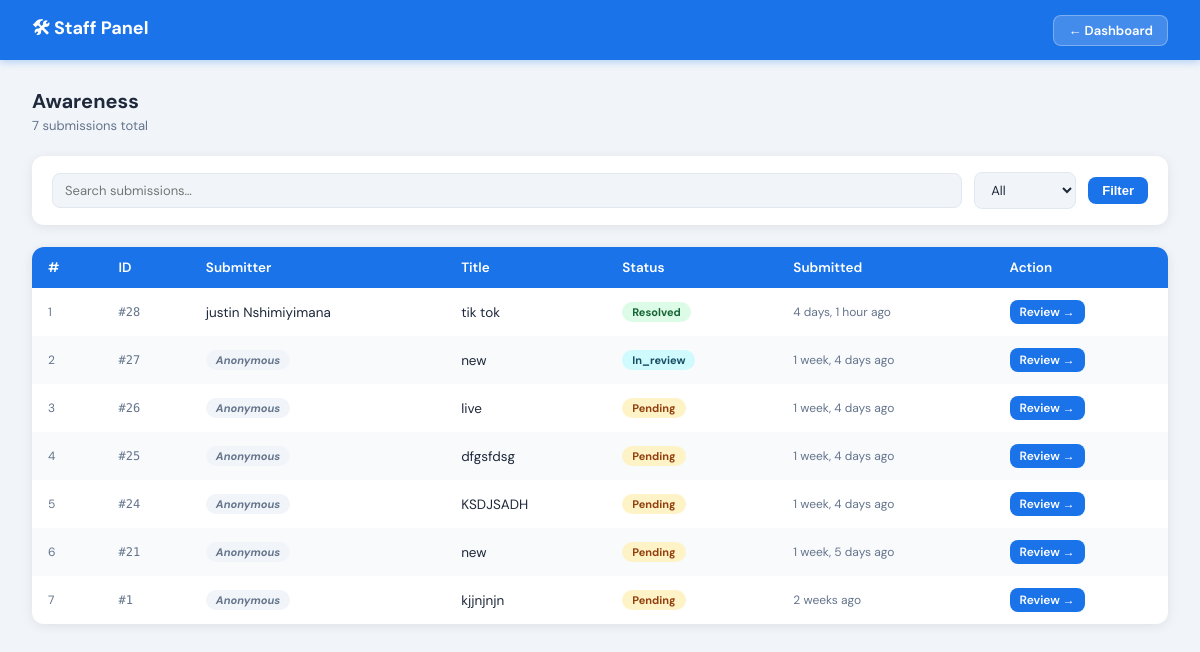
Page /staff/awareness/ (signed in) on the committed database.
### myapp/models.py (models this page shows, shortened)
class BasePost(models.Model):
    STATUS_CHOICES = [
        ('pending',   'Pending'),
        ('in_review', 'In Review'),
        ('resolved',  'Resolved'),
        ('rejected',  'Rejected'),
    ]
    user         = models.ForeignKey(User, on_delete=models.SET_NULL, null=True, blank=True)
    title        = models.CharField(max_length=255)
    content      = models.TextField()
    is_anonymous = models.BooleanField(default=False)
    status       = models.CharField(max_length=20, choices=STATUS_CHOICES, default='pending')
    created_at   = models.DateTimeField(auto_now_add=True)
    updated_at   = models.DateTimeField(auto_now=True)
    class Meta:
        abstract = True

class PostAwareness(BasePost):
    class Meta:
        verbose_name        = 'Awareness Post'
        verbose_name_plural = 'Awareness Posts'
        ordering            = ['-created_at']

### myapp/views.py (the view, shortened to what this page needs)
# urls.py: path('staff/<slug:category_slug>/', views.staff_category_list, name='staff_category_list'),
@login_required
@staff_required
def staff_category_list(request, category_slug):
    if category_slug not in CATEGORY_MAP:
        messages.error(request, "Unknown category.")
        return redirect('staff_dashboard')
    Model, label = CATEGORY_MAP[category_slug]
    status_filter = request.GET.get('status', '')
    query         = request.GET.get('q', '')
    posts = Model.objects.all().order_by('-created_at')
    if status_filter:
        posts = posts.filter(status=status_filter)
    paginator = Paginator(posts, 20)
    page_obj  = paginator.get_page(request.GET.get('page'))
    return render(request, 'staff/category_list.html', {
        'page_obj':       page_obj,
        'category_slug':  category_slug,
        'category_label': label,
        'status_filter':  status_filter,
        'query':          query,
        'status_choices': [
            ('', 'All'), ('pending', 'Pending'), ('in_review', 'In Review'),
            ('resolved', 'Resolved'), ('rejected', 'Rejected'),
        ],
    })

### myapp/templates/staff/category_list.html (shortened to what this page needs)
<!DOCTYPE html>
<html lang="en">
<head>
</head>
<body>
<nav class="navbar">
    <a href="{% url 'staff_dashboard' %}" class="navbar-brand">🛠 Staff Panel</a>
    <div class="navbar-right">
        <a href="{% url 'staff_dashboard' %}" class="btn btn-back">← Dashboard</a>
    </div>
</nav>
<div class="page">
    <div class="page-header">
        <div>
            <h1>{{ category_label }}</h1>
            <p>{{ page_obj.paginator.count }} submission{{ page_obj.paginator.count|pluralize }} total</p>
        </div>
    </div>
    <form method="get" class="filters">
        <input type="text" name="q" value="{{ query }}" placeholder="Search submissions…">
        <select name="status">
            {% for val, display in status_choices %}
                <option value="{{ val }}" {% if status_filter == val %}selected{% endif %}>{{ display }}</option>
            {% endfor %}
        </select>
        <button type="submit" class="btn btn-primary">Filter</button>
    </form>
    <div class="table-wrapper">
        <table>
            <thead>
                <tr>
                    <th>#</th>
                    <th>ID</th>
                    <th>Submitter</th>
                    <th>
                        {% if category_slug == 'reporting' %}Report Name{% else %}Title{% endif %}
                    </th>
                    <th>Status</th>
                    <th>Submitted</th>
                    <th>Action</th>
                </tr>
            </thead>
            <tbody>
            {% for post in page_obj %}
                <tr onclick="window.location='{% url 'staff_post_detail' category_slug post.pk %}'">
                    <td style="color:var(--muted);font-size:12px;">{{ forloop.counter }}</td>
                    <td style="font-family:'DM Mono',monospace; font-size:12px; color:var(--muted);">#{{ post.pk }}</td>
                    <td>
                        {% if post.user %}
                            {{ post.user.get_full_name|default:post.user.username }}
                        {% elif category_slug == 'reporting' %}
                            {{ post.first_name }} {{ post.last_name }}
                        {% else %}
                            <span class="badge badge-anon">Anonymous</span>
                        {% endif %}
                    </td>
                    <td>
                        {% if category_slug == 'reporting' %}
                            {{ post.report_name|truncatechars:50 }}
                        {% else %}
                            {{ post.title|truncatechars:50 }}
                        {% endif %}
                    </td>
                    <td>
                        <span class="badge
                            {% if post.status == 'pending' %}badge-pending
                            {% elif post.status == 'in_review' %}badge-review
                            {% elif post.status == 'resolved' %}badge-resolved
                            {% else %}badge-rejected{% endif %}">
                            {{ post.status|capfirst }}
                        </span>
                    </td>
                    <td style="font-size:12px; color:var(--muted);">{{ post.created_at|timesince }} ago</td>
                    <td>
                        <a href="{% url 'staff_post_detail' category_slug post.pk %}"
                           class="btn btn-primary btn-sm"
                           onclick="event.stopPropagation()">
                            Review →
                        </a>
                    </td>
                </tr>
            {% empty %}
                <tr>
                    <td colspan="7" class="empty-state">No submissions found.</td>
                </tr>
            {% endfor %}
            </tbody>
        </table>
    </div>
</div>
</body>
</html>

### myapp/templates/staff/category_list.html (style rules this page uses)
*, *::before, *::after { box-sizing: border-box; margin: 0; padding: 0; }
:root { --blue: #1a73e8; --blue-dk: #1558b0; --green: #16a34a; --red: #dc2626; --yellow: #f59e0b; --teal: #0891b2; --surface: #fff; --bg: #f1f5f9; --border: #e2e8f0; --text: #1e293b; --muted: #64748b; --radius: 12px; --shadow: 0 2px 12px rgba(0,0,0,0.08); }
body { font-family: 'DM Sans', sans-serif; background: var(--bg); color: var(--text); }
.navbar { background: var(--blue); padding: 0 32px; height: 60px; display: flex; align-items: center; justify-content: space-between; position: sticky; top: 0; z-index: 100; box-shadow: 0 2px 8px rgba(26,115,232,0.3); }
.navbar-brand { color: #fff; font-size: 18px; font-weight: 700; text-decoration: none; }
.navbar-right { display: flex; gap: 12px; align-items: center; }
.btn { padding: 6px 14px; border-radius: 8px; font-size: 13px; font-weight: 600; cursor: pointer; border: none; text-decoration: none; display: inline-block; transition: background .2s; }
.btn-back { background: rgba(255,255,255,0.18); color: #fff; border: 1px solid rgba(255,255,255,0.3); }
.btn-primary { background: var(--blue); color: #fff; }
.btn-sm { padding: 4px 10px; font-size: 12px; }
.page { padding: 28px 32px; max-width: 1240px; margin: auto; }
.page-header { display: flex; align-items: center; justify-content: space-between; margin-bottom: 22px; }
.page-header h1 { font-size: 20px; font-weight: 700; }
.page-header p { font-size: 13px; color: var(--muted); margin-top: 3px; }
.filters { background: var(--surface); border-radius: var(--radius); padding: 16px 20px; margin-bottom: 22px; box-shadow: var(--shadow); display: flex; gap: 12px; flex-wrap: wrap; align-items: center; }
.filters input, .filters select { padding: 8px 12px; border: 1.5px solid var(--border); border-radius: 8px; font-size: 13px; font-family: 'DM Sans', sans-serif; background: var(--bg); color: var(--text); }
.filters input { flex: 1; min-width: 200px; }
.table-wrapper { background: var(--surface); border-radius: var(--radius); overflow: hidden; box-shadow: var(--shadow); margin-bottom: 24px; }
table { width: 100%; border-collapse: collapse; }
th, td { padding: 12px 16px; text-align: left; font-size: 13.5px; }
th { background: var(--blue); color: #fff; font-weight: 600; white-space: nowrap; }
tr:nth-child(even) { background: #f8fafc; }
td { color: var(--text); vertical-align: middle; }
.badge { padding: 3px 10px; border-radius: 20px; font-size: 11px; font-weight: 700; display: inline-block; }
.badge-pending { background: #fef3c7; color: #92400e; }
.badge-review { background: #cffafe; color: #164e63; }
.badge-resolved { background: #dcfce7; color: #166534; }
.badge-anon { background: #f1f5f9; color: #64748b; font-style: italic; }

### rows in the picture
PostAwareness: pk "28", user.get_full_name "justin Nshimiyimana", title "tik tok", status "Resolved", created_at "4 days, 1 hour"
PostAwareness: pk "27", shows "Anonymous", title "new", status "In_review", created_at "1 week, 4 days"
PostAwareness: pk "26", shows "Anonymous", title "live", status "Pending", created_at "1 week, 4 days"
PostAwareness: pk "25", shows "Anonymous", title "dfgsfdsg", status "Pending", created_at "1 week, 4 days"
PostAwareness: pk "24", shows "Anonymous", title "KSDJSADH", status "Pending", created_at "1 week, 4 days"
PostAwareness: pk "21", shows "Anonymous", title "new", status "Pending", created_at "1 week, 5 days"
PostAwareness: pk "1", shows "Anonymous", title "kjjnjnjn", status "Pending", created_at "2 weeks"

### other values in the picture
{{ category_label }} "Awareness"
{{ page_obj.paginator.count }} "7"
form field status "All"
